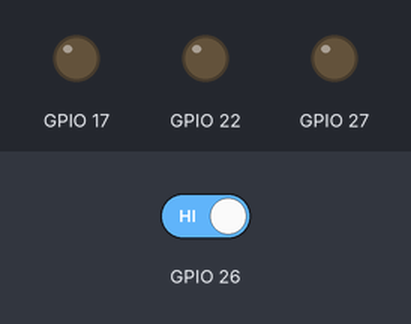
Recording of a program running on a simulated Raspberry Pi (BCM pin numbers). Parts: output pins drawn as LEDs (lit = HIGH). The inputs (shaded band) are chosen by the test bench; at power-on: GPIO 26 HIGH.

Above: at 1.2 s.
1.3 s: GPIO 26 driven LOW
At 2.6 s:
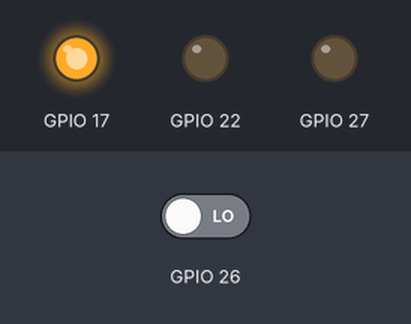
At 3.4 s:
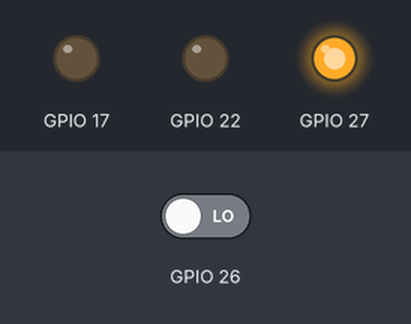
5.4 s: GPIO 26 driven HIGH
At 6.5 s:
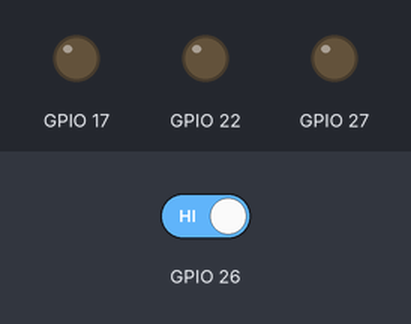
Timing chart, 0 to 8.4 s (numbered marks = the images above; inputs shaded):
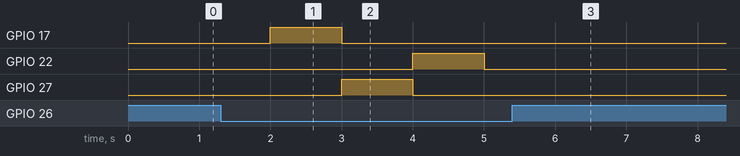

The program:

gpioSwitch_3.py
```python
import RPi.GPIO as GPIO
import time
GPIO.setmode(GPIO.BCM)
GPIO.setup(17, GPIO.OUT)
GPIO.setup(27, GPIO.OUT)
GPIO.setup(22, GPIO.OUT)
GPIO.setup(26, GPIO.IN)
num=0
try:
	while True:
		GPIO.output(17, False)
		GPIO.output(27, False)
		GPIO.output(22, False)
		if GPIO.input(26)==0:
			num = num+1
		if num%4 == 0:
			time.sleep(1)
		elif num%4 == 1:
			GPIO.output(17, True)
			time.sleep(1)
		elif num%4 == 2:
			GPIO.output(27, True)
			time.sleep(1)
		elif num%4 == 3:
			GPIO.output(22, True)
			time.sleep(1)

except KeyboardInterrupt:
	GPIO.cleanup()
```

Measured:
- after the input at 1.3 s, GPIO 17: LOW → HIGH after 0.70 s, → LOW 1.0 s later; GPIO 22: LOW → HIGH after 2.7 s, → LOW 1.0 s later; GPIO 27: LOW → HIGH after 1.7 s, → LOW 1.0 s later
- after the input at 5.4 s, GPIO 17, GPIO 27: stops changing and stays LOW; GPIO 22: stays LOW (without the input it goes to HIGH after 2.6 s)
